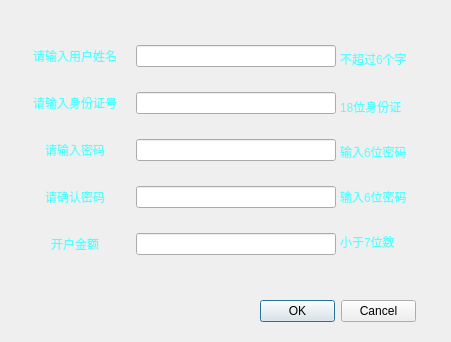
<?xml version="1.0" encoding="UTF-8"?>
<ui version="4.0">
 <class>User_init</class>
 <widget class="QMainWindow" name="User_init">
  <property name="geometry">
   <rect>
    <x>0</x>
    <y>0</y>
    <width>451</width>
    <height>342</height>
   </rect>
  </property>
  <property name="palette">
   <palette>
    <active>
     <colorrole role="WindowText">
      <brush brushstyle="SolidPattern">
       <color alpha="255">
        <red>85</red>
        <green>255</green>
        <blue>255</blue>
       </color>
      </brush>
     </colorrole>
    </active>
    <inactive>
     <colorrole role="WindowText">
      <brush brushstyle="SolidPattern">
       <color alpha="255">
        <red>85</red>
        <green>255</green>
        <blue>255</blue>
       </color>
      </brush>
     </colorrole>
    </inactive>
    <disabled>
     <colorrole role="WindowText">
      <brush brushstyle="SolidPattern">
       <color alpha="255">
        <red>120</red>
        <green>120</green>
        <blue>120</blue>
       </color>
      </brush>
     </colorrole>
    </disabled>
   </palette>
  </property>
  <property name="windowTitle">
   <string>开户</string>
  </property>
  <property name="styleSheet">
   <string notr="true">background-image: url(:/imagin/图片 (2).bmp);</string>
  </property>
  <widget class="QWidget" name="centralwidget">
   <widget class="QWidget" name="gridLayoutWidget">
    <property name="geometry">
     <rect>
      <x>20</x>
      <y>30</y>
      <width>321</width>
      <height>241</height>
     </rect>
    </property>
    <layout class="QGridLayout" name="gridLayout">
     <item row="4" column="0">
      <widget class="QLabel" name="label_5">
       <property name="minimumSize">
        <size>
         <width>100</width>
         <height>30</height>
        </size>
       </property>
       <property name="maximumSize">
        <size>
         <width>100</width>
         <height>30</height>
        </size>
       </property>
       <property name="palette">
        <palette>
         <active>
          <colorrole role="WindowText">
           <brush brushstyle="SolidPattern">
            <color alpha="255">
             <red>85</red>
             <green>255</green>
             <blue>255</blue>
            </color>
           </brush>
          </colorrole>
         </active>
         <inactive>
          <colorrole role="WindowText">
           <brush brushstyle="SolidPattern">
            <color alpha="255">
             <red>85</red>
             <green>255</green>
             <blue>255</blue>
            </color>
           </brush>
          </colorrole>
         </inactive>
         <disabled>
          <colorrole role="WindowText">
           <brush brushstyle="SolidPattern">
            <color alpha="255">
             <red>120</red>
             <green>120</green>
             <blue>120</blue>
            </color>
           </brush>
          </colorrole>
         </disabled>
        </palette>
       </property>
       <property name="text">
        <string>开户金额</string>
       </property>
       <property name="alignment">
        <set>Qt::AlignCenter</set>
       </property>
      </widget>
     </item>
     <item row="3" column="1">
      <widget class="QLineEdit" name="user_passward2">
       <property name="maximumSize">
        <size>
         <width>200</width>
         <height>16777215</height>
        </size>
       </property>
       <property name="sizeIncrement">
        <size>
         <width>200</width>
         <height>0</height>
        </size>
       </property>
       <property name="palette">
        <palette>
         <active>
          <colorrole role="WindowText">
           <brush brushstyle="SolidPattern">
            <color alpha="255">
             <red>0</red>
             <green>0</green>
             <blue>0</blue>
            </color>
           </brush>
          </colorrole>
         </active>
         <inactive>
          <colorrole role="WindowText">
           <brush brushstyle="SolidPattern">
            <color alpha="255">
             <red>0</red>
             <green>0</green>
             <blue>0</blue>
            </color>
           </brush>
          </colorrole>
         </inactive>
         <disabled>
          <colorrole role="WindowText">
           <brush brushstyle="SolidPattern">
            <color alpha="255">
             <red>120</red>
             <green>120</green>
             <blue>120</blue>
            </color>
           </brush>
          </colorrole>
         </disabled>
        </palette>
       </property>
       <property name="alignment">
        <set>Qt::AlignLeading|Qt::AlignLeft|Qt::AlignVCenter</set>
       </property>
      </widget>
     </item>
     <item row="4" column="1">
      <widget class="QLineEdit" name="first_money">
       <property name="maximumSize">
        <size>
         <width>200</width>
         <height>16777215</height>
        </size>
       </property>
       <property name="sizeIncrement">
        <size>
         <width>200</width>
         <height>0</height>
        </size>
       </property>
       <property name="palette">
        <palette>
         <active>
          <colorrole role="WindowText">
           <brush brushstyle="SolidPattern">
            <color alpha="255">
             <red>85</red>
             <green>255</green>
             <blue>255</blue>
            </color>
           </brush>
          </colorrole>
          <colorrole role="Text">
           <brush brushstyle="SolidPattern">
            <color alpha="255">
             <red>85</red>
             <green>255</green>
             <blue>255</blue>
            </color>
           </brush>
          </colorrole>
          <colorrole role="BrightText">
           <brush brushstyle="SolidPattern">
            <color alpha="255">
             <red>85</red>
             <green>255</green>
             <blue>255</blue>
            </color>
           </brush>
          </colorrole>
          <colorrole role="ButtonText">
           <brush brushstyle="SolidPattern">
            <color alpha="255">
             <red>85</red>
             <green>255</green>
             <blue>255</blue>
            </color>
           </brush>
          </colorrole>
         </active>
         <inactive>
          <colorrole role="WindowText">
           <brush brushstyle="SolidPattern">
            <color alpha="255">
             <red>85</red>
             <green>255</green>
             <blue>255</blue>
            </color>
           </brush>
          </colorrole>
          <colorrole role="Text">
           <brush brushstyle="SolidPattern">
            <color alpha="255">
             <red>85</red>
             <green>255</green>
             <blue>255</blue>
            </color>
           </brush>
          </colorrole>
          <colorrole role="BrightText">
           <brush brushstyle="SolidPattern">
            <color alpha="255">
             <red>85</red>
             <green>255</green>
             <blue>255</blue>
            </color>
           </brush>
          </colorrole>
          <colorrole role="ButtonText">
           <brush brushstyle="SolidPattern">
            <color alpha="255">
             <red>85</red>
             <green>255</green>
             <blue>255</blue>
            </color>
           </brush>
          </colorrole>
         </inactive>
         <disabled>
          <colorrole role="WindowText">
           <brush brushstyle="SolidPattern">
            <color alpha="255">
             <red>120</red>
             <green>120</green>
             <blue>120</blue>
            </color>
           </brush>
          </colorrole>
          <colorrole role="Text">
           <brush brushstyle="SolidPattern">
            <color alpha="255">
             <red>120</red>
             <green>120</green>
             <blue>120</blue>
            </color>
           </brush>
          </colorrole>
          <colorrole role="BrightText">
           <brush brushstyle="SolidPattern">
            <color alpha="255">
             <red>85</red>
             <green>255</green>
             <blue>255</blue>
            </color>
           </brush>
          </colorrole>
          <colorrole role="ButtonText">
           <brush brushstyle="SolidPattern">
            <color alpha="255">
             <red>120</red>
             <green>120</green>
             <blue>120</blue>
            </color>
           </brush>
          </colorrole>
         </disabled>
        </palette>
       </property>
       <property name="alignment">
        <set>Qt::AlignLeading|Qt::AlignLeft|Qt::AlignVCenter</set>
       </property>
      </widget>
     </item>
     <item row="3" column="0">
      <widget class="QLabel" name="label_4">
       <property name="minimumSize">
        <size>
         <width>100</width>
         <height>30</height>
        </size>
       </property>
       <property name="maximumSize">
        <size>
         <width>100</width>
         <height>30</height>
        </size>
       </property>
       <property name="palette">
        <palette>
         <active>
          <colorrole role="WindowText">
           <brush brushstyle="SolidPattern">
            <color alpha="255">
             <red>85</red>
             <green>255</green>
             <blue>255</blue>
            </color>
           </brush>
          </colorrole>
         </active>
         <inactive>
          <colorrole role="WindowText">
           <brush brushstyle="SolidPattern">
            <color alpha="255">
             <red>85</red>
             <green>255</green>
             <blue>255</blue>
            </color>
           </brush>
          </colorrole>
         </inactive>
         <disabled>
          <colorrole role="WindowText">
           <brush brushstyle="SolidPattern">
            <color alpha="255">
             <red>120</red>
             <green>120</green>
             <blue>120</blue>
            </color>
           </brush>
          </colorrole>
         </disabled>
        </palette>
       </property>
       <property name="text">
        <string>请确认密码</string>
       </property>
       <property name="alignment">
        <set>Qt::AlignCenter</set>
       </property>
      </widget>
     </item>
     <item row="1" column="0">
      <widget class="QLabel" name="label">
       <property name="minimumSize">
        <size>
         <width>100</width>
         <height>30</height>
        </size>
       </property>
       <property name="maximumSize">
        <size>
         <width>100</width>
         <height>30</height>
        </size>
       </property>
       <property name="palette">
        <palette>
         <active>
          <colorrole role="WindowText">
           <brush brushstyle="SolidPattern">
            <color alpha="255">
             <red>85</red>
             <green>255</green>
             <blue>255</blue>
            </color>
           </brush>
          </colorrole>
         </active>
         <inactive>
          <colorrole role="WindowText">
           <brush brushstyle="SolidPattern">
            <color alpha="255">
             <red>85</red>
             <green>255</green>
             <blue>255</blue>
            </color>
           </brush>
          </colorrole>
         </inactive>
         <disabled>
          <colorrole role="WindowText">
           <brush brushstyle="SolidPattern">
            <color alpha="255">
             <red>120</red>
             <green>120</green>
             <blue>120</blue>
            </color>
           </brush>
          </colorrole>
         </disabled>
        </palette>
       </property>
       <property name="text">
        <string>请输入身份证号</string>
       </property>
       <property name="alignment">
        <set>Qt::AlignCenter</set>
       </property>
      </widget>
     </item>
     <item row="1" column="1">
      <widget class="QLineEdit" name="user_id">
       <property name="maximumSize">
        <size>
         <width>200</width>
         <height>16777215</height>
        </size>
       </property>
       <property name="sizeIncrement">
        <size>
         <width>200</width>
         <height>0</height>
        </size>
       </property>
       <property name="palette">
        <palette>
         <active>
          <colorrole role="WindowText">
           <brush brushstyle="SolidPattern">
            <color alpha="255">
             <red>85</red>
             <green>255</green>
             <blue>255</blue>
            </color>
           </brush>
          </colorrole>
          <colorrole role="Mid">
           <brush brushstyle="SolidPattern">
            <color alpha="255">
             <red>85</red>
             <green>255</green>
             <blue>255</blue>
            </color>
           </brush>
          </colorrole>
          <colorrole role="Text">
           <brush brushstyle="SolidPattern">
            <color alpha="255">
             <red>85</red>
             <green>255</green>
             <blue>255</blue>
            </color>
           </brush>
          </colorrole>
          <colorrole role="BrightText">
           <brush brushstyle="SolidPattern">
            <color alpha="255">
             <red>85</red>
             <green>255</green>
             <blue>255</blue>
            </color>
           </brush>
          </colorrole>
          <colorrole role="ButtonText">
           <brush brushstyle="SolidPattern">
            <color alpha="255">
             <red>85</red>
             <green>255</green>
             <blue>255</blue>
            </color>
           </brush>
          </colorrole>
         </active>
         <inactive>
          <colorrole role="WindowText">
           <brush brushstyle="SolidPattern">
            <color alpha="255">
             <red>85</red>
             <green>255</green>
             <blue>255</blue>
            </color>
           </brush>
          </colorrole>
          <colorrole role="Mid">
           <brush brushstyle="SolidPattern">
            <color alpha="255">
             <red>85</red>
             <green>255</green>
             <blue>255</blue>
            </color>
           </brush>
          </colorrole>
          <colorrole role="Text">
           <brush brushstyle="SolidPattern">
            <color alpha="255">
             <red>85</red>
             <green>255</green>
             <blue>255</blue>
            </color>
           </brush>
          </colorrole>
          <colorrole role="BrightText">
           <brush brushstyle="SolidPattern">
            <color alpha="255">
             <red>85</red>
             <green>255</green>
             <blue>255</blue>
            </color>
           </brush>
          </colorrole>
          <colorrole role="ButtonText">
           <brush brushstyle="SolidPattern">
            <color alpha="255">
             <red>85</red>
             <green>255</green>
             <blue>255</blue>
            </color>
           </brush>
          </colorrole>
         </inactive>
         <disabled>
          <colorrole role="WindowText">
           <brush brushstyle="SolidPattern">
            <color alpha="255">
             <red>120</red>
             <green>120</green>
             <blue>120</blue>
            </color>
           </brush>
          </colorrole>
          <colorrole role="Mid">
           <brush brushstyle="SolidPattern">
            <color alpha="255">
             <red>85</red>
             <green>255</green>
             <blue>255</blue>
            </color>
           </brush>
          </colorrole>
          <colorrole role="Text">
           <brush brushstyle="SolidPattern">
            <color alpha="255">
             <red>120</red>
             <green>120</green>
             <blue>120</blue>
            </color>
           </brush>
          </colorrole>
          <colorrole role="BrightText">
           <brush brushstyle="SolidPattern">
            <color alpha="255">
             <red>85</red>
             <green>255</green>
             <blue>255</blue>
            </color>
           </brush>
          </colorrole>
          <colorrole role="ButtonText">
           <brush brushstyle="SolidPattern">
            <color alpha="255">
             <red>120</red>
             <green>120</green>
             <blue>120</blue>
            </color>
           </brush>
          </colorrole>
         </disabled>
        </palette>
       </property>
      </widget>
     </item>
     <item row="0" column="0">
      <widget class="QLabel" name="label_2">
       <property name="minimumSize">
        <size>
         <width>100</width>
         <height>30</height>
        </size>
       </property>
       <property name="maximumSize">
        <size>
         <width>100</width>
         <height>30</height>
        </size>
       </property>
       <property name="palette">
        <palette>
         <active>
          <colorrole role="WindowText">
           <brush brushstyle="SolidPattern">
            <color alpha="255">
             <red>85</red>
             <green>255</green>
             <blue>255</blue>
            </color>
           </brush>
          </colorrole>
         </active>
         <inactive>
          <colorrole role="WindowText">
           <brush brushstyle="SolidPattern">
            <color alpha="255">
             <red>85</red>
             <green>255</green>
             <blue>255</blue>
            </color>
           </brush>
          </colorrole>
         </inactive>
         <disabled>
          <colorrole role="WindowText">
           <brush brushstyle="SolidPattern">
            <color alpha="255">
             <red>120</red>
             <green>120</green>
             <blue>120</blue>
            </color>
           </brush>
          </colorrole>
         </disabled>
        </palette>
       </property>
       <property name="text">
        <string>请输入用户姓名</string>
       </property>
       <property name="alignment">
        <set>Qt::AlignCenter</set>
       </property>
      </widget>
     </item>
     <item row="0" column="1">
      <widget class="QLineEdit" name="user_name">
       <property name="maximumSize">
        <size>
         <width>200</width>
         <height>16777215</height>
        </size>
       </property>
       <property name="sizeIncrement">
        <size>
         <width>200</width>
         <height>0</height>
        </size>
       </property>
       <property name="palette">
        <palette>
         <active>
          <colorrole role="WindowText">
           <brush brushstyle="SolidPattern">
            <color alpha="255">
             <red>85</red>
             <green>255</green>
             <blue>255</blue>
            </color>
           </brush>
          </colorrole>
          <colorrole role="Text">
           <brush brushstyle="SolidPattern">
            <color alpha="255">
             <red>85</red>
             <green>255</green>
             <blue>255</blue>
            </color>
           </brush>
          </colorrole>
          <colorrole role="BrightText">
           <brush brushstyle="SolidPattern">
            <color alpha="255">
             <red>85</red>
             <green>255</green>
             <blue>255</blue>
            </color>
           </brush>
          </colorrole>
          <colorrole role="ButtonText">
           <brush brushstyle="SolidPattern">
            <color alpha="255">
             <red>85</red>
             <green>255</green>
             <blue>255</blue>
            </color>
           </brush>
          </colorrole>
         </active>
         <inactive>
          <colorrole role="WindowText">
           <brush brushstyle="SolidPattern">
            <color alpha="255">
             <red>85</red>
             <green>255</green>
             <blue>255</blue>
            </color>
           </brush>
          </colorrole>
          <colorrole role="Text">
           <brush brushstyle="SolidPattern">
            <color alpha="255">
             <red>85</red>
             <green>255</green>
             <blue>255</blue>
            </color>
           </brush>
          </colorrole>
          <colorrole role="BrightText">
           <brush brushstyle="SolidPattern">
            <color alpha="255">
             <red>85</red>
             <green>255</green>
             <blue>255</blue>
            </color>
           </brush>
          </colorrole>
          <colorrole role="ButtonText">
           <brush brushstyle="SolidPattern">
            <color alpha="255">
             <red>85</red>
             <green>255</green>
             <blue>255</blue>
            </color>
           </brush>
          </colorrole>
         </inactive>
         <disabled>
          <colorrole role="WindowText">
           <brush brushstyle="SolidPattern">
            <color alpha="255">
             <red>120</red>
             <green>120</green>
             <blue>120</blue>
            </color>
           </brush>
          </colorrole>
          <colorrole role="Text">
           <brush brushstyle="SolidPattern">
            <color alpha="255">
             <red>120</red>
             <green>120</green>
             <blue>120</blue>
            </color>
           </brush>
          </colorrole>
          <colorrole role="BrightText">
           <brush brushstyle="SolidPattern">
            <color alpha="255">
             <red>85</red>
             <green>255</green>
             <blue>255</blue>
            </color>
           </brush>
          </colorrole>
          <colorrole role="ButtonText">
           <brush brushstyle="SolidPattern">
            <color alpha="255">
             <red>120</red>
             <green>120</green>
             <blue>120</blue>
            </color>
           </brush>
          </colorrole>
         </disabled>
        </palette>
       </property>
      </widget>
     </item>
     <item row="2" column="1">
      <widget class="QLineEdit" name="user_passward1">
       <property name="maximumSize">
        <size>
         <width>200</width>
         <height>16777215</height>
        </size>
       </property>
       <property name="sizeIncrement">
        <size>
         <width>200</width>
         <height>0</height>
        </size>
       </property>
       <property name="palette">
        <palette>
         <active>
          <colorrole role="WindowText">
           <brush brushstyle="SolidPattern">
            <color alpha="255">
             <red>0</red>
             <green>0</green>
             <blue>0</blue>
            </color>
           </brush>
          </colorrole>
         </active>
         <inactive>
          <colorrole role="WindowText">
           <brush brushstyle="SolidPattern">
            <color alpha="255">
             <red>0</red>
             <green>0</green>
             <blue>0</blue>
            </color>
           </brush>
          </colorrole>
         </inactive>
         <disabled>
          <colorrole role="WindowText">
           <brush brushstyle="SolidPattern">
            <color alpha="255">
             <red>120</red>
             <green>120</green>
             <blue>120</blue>
            </color>
           </brush>
          </colorrole>
         </disabled>
        </palette>
       </property>
       <property name="alignment">
        <set>Qt::AlignLeading|Qt::AlignLeft|Qt::AlignVCenter</set>
       </property>
      </widget>
     </item>
     <item row="2" column="0">
      <widget class="QLabel" name="label_3">
       <property name="minimumSize">
        <size>
         <width>100</width>
         <height>30</height>
        </size>
       </property>
       <property name="maximumSize">
        <size>
         <width>100</width>
         <height>30</height>
        </size>
       </property>
       <property name="palette">
        <palette>
         <active>
          <colorrole role="WindowText">
           <brush brushstyle="SolidPattern">
            <color alpha="255">
             <red>85</red>
             <green>255</green>
             <blue>255</blue>
            </color>
           </brush>
          </colorrole>
         </active>
         <inactive>
          <colorrole role="WindowText">
           <brush brushstyle="SolidPattern">
            <color alpha="255">
             <red>85</red>
             <green>255</green>
             <blue>255</blue>
            </color>
           </brush>
          </colorrole>
         </inactive>
         <disabled>
          <colorrole role="WindowText">
           <brush brushstyle="SolidPattern">
            <color alpha="255">
             <red>120</red>
             <green>120</green>
             <blue>120</blue>
            </color>
           </brush>
          </colorrole>
         </disabled>
        </palette>
       </property>
       <property name="text">
        <string>请输入密码</string>
       </property>
       <property name="alignment">
        <set>Qt::AlignCenter</set>
       </property>
      </widget>
     </item>
    </layout>
   </widget>
   <widget class="QDialogButtonBox" name="yesorno">
    <property name="geometry">
     <rect>
      <x>260</x>
      <y>300</y>
      <width>156</width>
      <height>23</height>
     </rect>
    </property>
    <property name="standardButtons">
     <set>QDialogButtonBox::Cancel|QDialogButtonBox::Ok</set>
    </property>
   </widget>
   <widget class="QWidget" name="verticalLayoutWidget">
    <property name="geometry">
     <rect>
      <x>340</x>
      <y>30</y>
      <width>111</width>
      <height>241</height>
     </rect>
    </property>
    <layout class="QVBoxLayout" name="verticalLayout_2">
     <item>
      <widget class="QLabel" name="label_8">
       <property name="minimumSize">
        <size>
         <width>70</width>
         <height>30</height>
        </size>
       </property>
       <property name="maximumSize">
        <size>
         <width>75</width>
         <height>30</height>
        </size>
       </property>
       <property name="palette">
        <palette>
         <active>
          <colorrole role="WindowText">
           <brush brushstyle="SolidPattern">
            <color alpha="255">
             <red>85</red>
             <green>255</green>
             <blue>255</blue>
            </color>
           </brush>
          </colorrole>
         </active>
         <inactive>
          <colorrole role="WindowText">
           <brush brushstyle="SolidPattern">
            <color alpha="255">
             <red>85</red>
             <green>255</green>
             <blue>255</blue>
            </color>
           </brush>
          </colorrole>
         </inactive>
         <disabled>
          <colorrole role="WindowText">
           <brush brushstyle="SolidPattern">
            <color alpha="255">
             <red>120</red>
             <green>120</green>
             <blue>120</blue>
            </color>
           </brush>
          </colorrole>
         </disabled>
        </palette>
       </property>
       <property name="font">
        <font>
         <pointsize>9</pointsize>
        </font>
       </property>
       <property name="styleSheet">
        <string notr="true"/>
       </property>
       <property name="text">
        <string>不超过6个字</string>
       </property>
      </widget>
     </item>
     <item>
      <widget class="QLabel" name="label_6">
       <property name="minimumSize">
        <size>
         <width>70</width>
         <height>25</height>
        </size>
       </property>
       <property name="maximumSize">
        <size>
         <width>75</width>
         <height>25</height>
        </size>
       </property>
       <property name="palette">
        <palette>
         <active>
          <colorrole role="WindowText">
           <brush brushstyle="SolidPattern">
            <color alpha="255">
             <red>85</red>
             <green>255</green>
             <blue>255</blue>
            </color>
           </brush>
          </colorrole>
         </active>
         <inactive>
          <colorrole role="WindowText">
           <brush brushstyle="SolidPattern">
            <color alpha="255">
             <red>85</red>
             <green>255</green>
             <blue>255</blue>
            </color>
           </brush>
          </colorrole>
         </inactive>
         <disabled>
          <colorrole role="WindowText">
           <brush brushstyle="SolidPattern">
            <color alpha="255">
             <red>120</red>
             <green>120</green>
             <blue>120</blue>
            </color>
           </brush>
          </colorrole>
         </disabled>
        </palette>
       </property>
       <property name="font">
        <font>
         <pointsize>9</pointsize>
        </font>
       </property>
       <property name="styleSheet">
        <string notr="true"/>
       </property>
       <property name="text">
        <string>18位身份证</string>
       </property>
      </widget>
     </item>
     <item>
      <widget class="QLabel" name="label_7">
       <property name="minimumSize">
        <size>
         <width>70</width>
         <height>25</height>
        </size>
       </property>
       <property name="maximumSize">
        <size>
         <width>75</width>
         <height>25</height>
        </size>
       </property>
       <property name="palette">
        <palette>
         <active>
          <colorrole role="WindowText">
           <brush brushstyle="SolidPattern">
            <color alpha="255">
             <red>85</red>
             <green>255</green>
             <blue>255</blue>
            </color>
           </brush>
          </colorrole>
         </active>
         <inactive>
          <colorrole role="WindowText">
           <brush brushstyle="SolidPattern">
            <color alpha="255">
             <red>85</red>
             <green>255</green>
             <blue>255</blue>
            </color>
           </brush>
          </colorrole>
         </inactive>
         <disabled>
          <colorrole role="WindowText">
           <brush brushstyle="SolidPattern">
            <color alpha="255">
             <red>120</red>
             <green>120</green>
             <blue>120</blue>
            </color>
           </brush>
          </colorrole>
         </disabled>
        </palette>
       </property>
       <property name="font">
        <font>
         <pointsize>9</pointsize>
        </font>
       </property>
       <property name="styleSheet">
        <string notr="true"/>
       </property>
       <property name="text">
        <string>输入6位密码</string>
       </property>
      </widget>
     </item>
     <item>
      <widget class="QLabel" name="label_9">
       <property name="minimumSize">
        <size>
         <width>70</width>
         <height>25</height>
        </size>
       </property>
       <property name="maximumSize">
        <size>
         <width>75</width>
         <height>25</height>
        </size>
       </property>
       <property name="palette">
        <palette>
         <active>
          <colorrole role="WindowText">
           <brush brushstyle="SolidPattern">
            <color alpha="255">
             <red>85</red>
             <green>255</green>
             <blue>255</blue>
            </color>
           </brush>
          </colorrole>
         </active>
         <inactive>
          <colorrole role="WindowText">
           <brush brushstyle="SolidPattern">
            <color alpha="255">
             <red>85</red>
             <green>255</green>
             <blue>255</blue>
            </color>
           </brush>
          </colorrole>
         </inactive>
         <disabled>
          <colorrole role="WindowText">
           <brush brushstyle="SolidPattern">
            <color alpha="255">
             <red>120</red>
             <green>120</green>
             <blue>120</blue>
            </color>
           </brush>
          </colorrole>
         </disabled>
        </palette>
       </property>
       <property name="font">
        <font>
         <pointsize>9</pointsize>
        </font>
       </property>
       <property name="styleSheet">
        <string notr="true"/>
       </property>
       <property name="text">
        <string>输入6位密码</string>
       </property>
      </widget>
     </item>
     <item>
      <widget class="QLabel" name="label_10">
       <property name="minimumSize">
        <size>
         <width>70</width>
         <height>25</height>
        </size>
       </property>
       <property name="maximumSize">
        <size>
         <width>75</width>
         <height>25</height>
        </size>
       </property>
       <property name="palette">
        <palette>
         <active>
          <colorrole role="WindowText">
           <brush brushstyle="SolidPattern">
            <color alpha="255">
             <red>85</red>
             <green>255</green>
             <blue>255</blue>
            </color>
           </brush>
          </colorrole>
         </active>
         <inactive>
          <colorrole role="WindowText">
           <brush brushstyle="SolidPattern">
            <color alpha="255">
             <red>85</red>
             <green>255</green>
             <blue>255</blue>
            </color>
           </brush>
          </colorrole>
         </inactive>
         <disabled>
          <colorrole role="WindowText">
           <brush brushstyle="SolidPattern">
            <color alpha="255">
             <red>120</red>
             <green>120</green>
             <blue>120</blue>
            </color>
           </brush>
          </colorrole>
         </disabled>
        </palette>
       </property>
       <property name="font">
        <font>
         <pointsize>9</pointsize>
        </font>
       </property>
       <property name="styleSheet">
        <string notr="true"/>
       </property>
       <property name="text">
        <string>小于7位数</string>
       </property>
      </widget>
     </item>
    </layout>
   </widget>
  </widget>
 </widget>
 <resources/>
 <connections/>
</ui>
